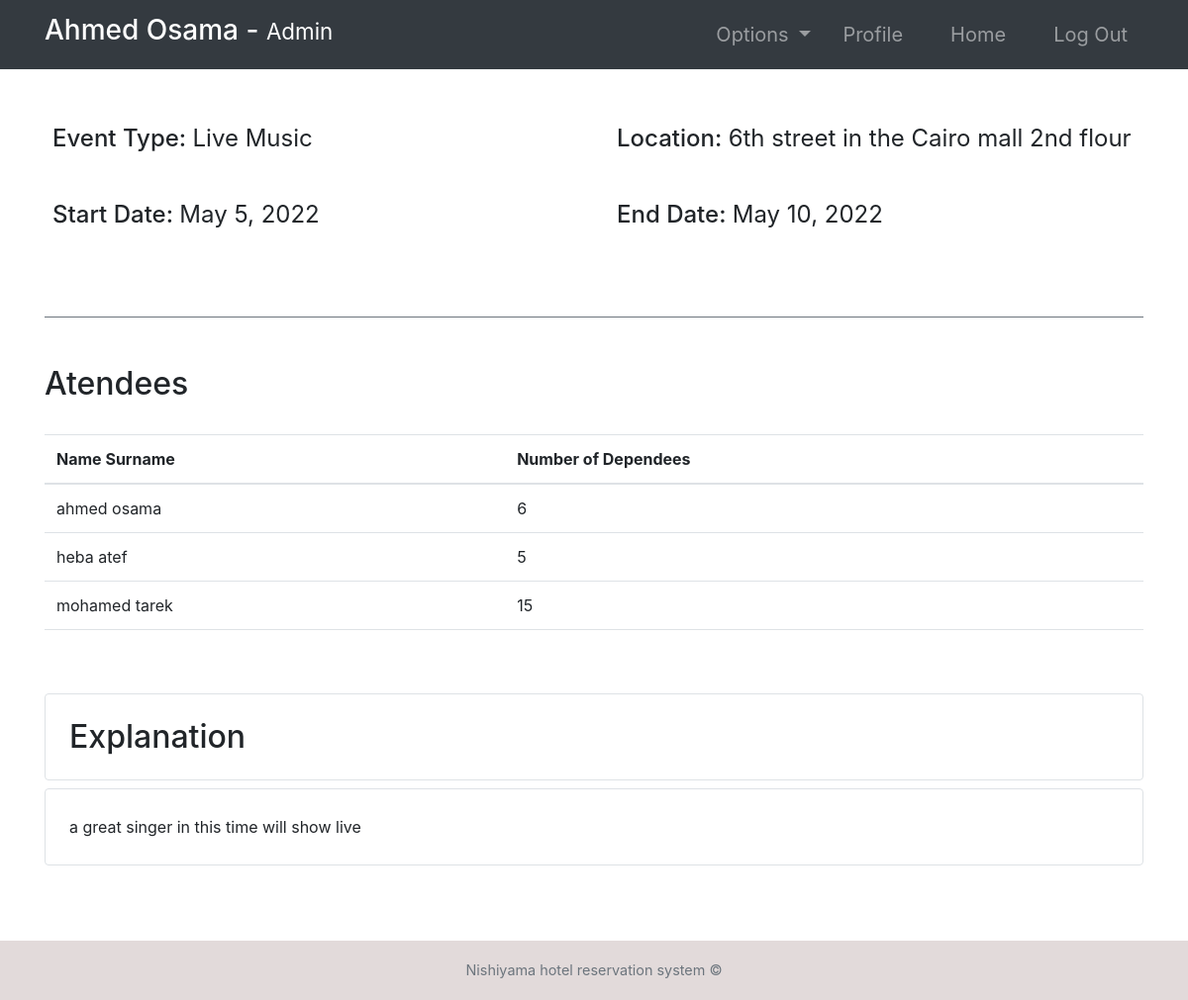
Screenshot of /event-profile/2/ (signed in) with the database file from the repository.
### hotel/models.py (models this page shows, shortened)
class Event(models.Model):
    EVENT_TYPES = (
        ('Movie', 'Movie'),
        ('Theater', 'Theater'),
        ('Conference', 'Conference'),
        ('Concert', 'Concert'),
        ('Entertainment', 'Entertainment'),
        ('Live Music', 'Live Music'),
    )
    eventType = models.CharField(max_length=20, choices=EVENT_TYPES)
    location = models.CharField(max_length=100)
    startDate = models.DateField()
    endDate = models.DateField()
    explanation = models.TextField()

class EventAttendees(models.Model):
    event = models.ForeignKey(Event,  null=True, on_delete=models.CASCADE)
    numberOfDependees = models.IntegerField(default=0)
    guest = models.ForeignKey(Guest,   null=True, on_delete=models.CASCADE)

### accounts/models.py (models this page shows, shortened)
class Guest(models.Model):
    user = models.OneToOneField(User, null=True, on_delete=models.CASCADE)
    phoneNumber = PhoneNumberField(unique=True)

### hotel/views.py (the view)
# urls.py: path('event-profile/<str:id>/', event_profile, name="event-profile"),
@ login_required(login_url='login')
def event_profile(request, id):
    role = str(request.user.groups.all()[0])
    path = role + "/"
    tempEvent = Event.objects.get(id=id)
    attendees = EventAttendees.objects.filter(event=tempEvent)
    context = {
        "role": role,
        "attendees": attendees,
        "event": tempEvent
    }
    return render(request, path + "event-profile.html", context)

### Templates/admin/event-profile.html
{% extends '../index.html' %}
{% block context %}
{% include '../common_pages/event-profile.html' %}
{% endblock %}

### Templates/incs/nav.html (shortened to what this page needs)
<link rel="stylesheet" href="https://cdn.jsdelivr.net/npm/bootstrap@4.6.0/dist/css/bootstrap.min.css"
>
<nav class="navbar navbar-dark bg-dark navbar-expand-lg py-1 " role="navigation" >
    <div class="container" >
        <a href="" class="navbar-brand">
            <h3 class="text-capitalize">
                {{ request.user.first_name }} {{ request.user.last_name }} -
                <small>
                    {{ role }}
                </small>
            </h3>
        </a>
        <div class="collapse navbar-collapse" id="navbarTags">
            <ul class="navbar-nav ml-auto">
                <li class="nav-item dropdown p-2">
                    <a class="nav-link dropdown-toggle" href="#" id="navbarDropdown" role="button"
                        data-toggle="dropdown" aria-haspopup="true" aria-expanded="false">
                        Options
                    </a>
                </li>
                <li class="nav-item mr-3 p-2">
                    {% if role == 'staff' or role == 'receptionist' or role == 'admin' or role == 'manager' %}
                    <a href="{% url 'employee-profile' user.id %}" class="nav-link">Profile</a>
                    {% endif %}
                </li>
                <li class="nav-item mr-3 p-2">
                    <a href="{% url 'Home'  %}" class="nav-link">Home</a>
                </li>
                <li class="nav-item p-2 ">
                    <a href="{% url 'logout' %}" class="nav-link">Log Out</a>
                </li>
            </ul>
        </div>
    </div>
</nav>

### Templates/common_pages/event-profile.html
<div class="container">
    <div class="row mt-5">
        <div class="col-6">
            <div class="p-2 h4">
                <span>Event Type: </span>
                <span class="font-weight-normal">{{event.eventType}}</span>
            </div>
            <br>
            <div class="p-2 h4">
                <span>Start Date:</span>
                <span class="font-weight-normal">{{event.startDate}}</span>
            </div>
        </div>
        <div class="col-6">
            <div class="p-2 h4">
                <span>Location:</span>
                <span class="font-weight-normal">{{event.location}}</span>
            </div>
            <br>
            <div class="p-2 h4">
                <span>End Date:</span>
                <span class="font-weight-normal">{{event.endDate}}</span>
            </div>
        </div>
    </div>
    <br>
    <div class="table-responsive my-5 border-top border-secondary pt-5">
        <div class="table-header row">
            <div class="col-sm-12 col-md-12 col-lg-4 mb-4">
                <h2>Atendees</h2>
            </div>
        </div>
        <table class="table table-hover">
            <thead>
                <tr>
                    <th>Name Surname</th>
                    <th>Number of Dependees</th>
                </tr>
            </thead>
            <tbody>
                {% for attendee in attendees %}
                <tr>
                    <td>{{attendee.guest.user.first_name}} {{attendee.guest.user.last_name}}</td>
                    <td>{{attendee.numberOfDependees}}</td>
                </tr>
                {% endfor %}
            </tbody>
        </table>
    </div>
    <div class="explanation  pb-5">
        <div class="header h2 border rounded p-4">Explanation</div>
        <div class="content">
            <p class="border rounded p-4">{{event.explanation}}</p>
        </div>
    </div>
</div>

### static/css/main.css (style rules this page uses)
* { margin: 0; padding: 0; -webkit-font-smoothing: antialiased; }
body { position: relative; }
nav .nav-item { font-size: 20px; }

### rows the page displays
Event: eventType "Live Music", startDate "May 5, 2022", location "6th street in the Cairo mall 2nd flour", endDate "May 10, 2022", explanation "a great singer in this time will show live"
EventAttendees: guest.user.first_name "ahmed", guest.user.last_name "osama", numberOfDependees "6"
EventAttendees: guest.user.first_name "heba", guest.user.last_name "atef", numberOfDependees "5"
EventAttendees: guest.user.first_name "mohamed", guest.user.last_name "tarek", numberOfDependees "15"

### other values shown
{{ request.user.first_name }} "Ahmed"
{{ request.user.last_name }} "Osama"
{{ role }} "Admin"
